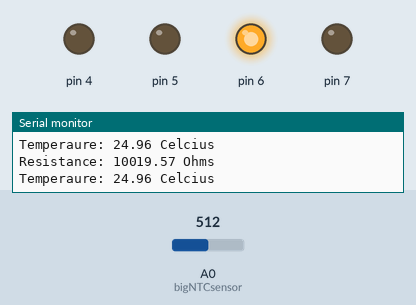
The sketch below on a simulated Arduino Uno, built with avr-gcc and run on an emulated ATmega328P. Parts: output pins drawn as LEDs (lit = HIGH), the last lines printed to the serial monitor. The inputs (shaded band) are chosen by the test bench; at power-on: A0 (bigNTCsensor) = 512.

Above: at 1.8 s.
1.9 s: A0 (bigNTCsensor) set to 373
3.4 s: A0 (bigNTCsensor) set to 346
At 5.2 s:
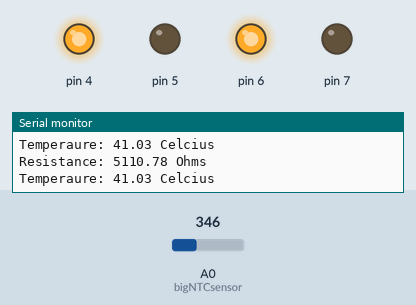
5.5 s: A0 (bigNTCsensor) set to 279
7.2 s: A0 (bigNTCsensor) set to 262
At 8.6 s:
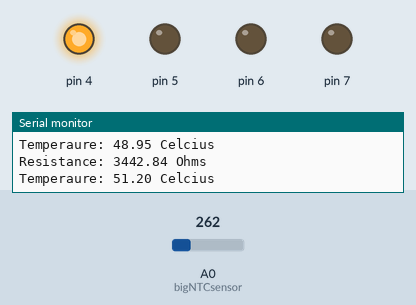
9.5 s: A0 (bigNTCsensor) set to 306
At 11.2 s:
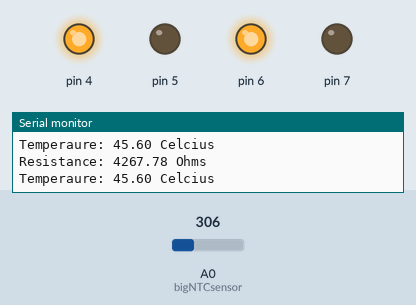
11.5 s: A0 (bigNTCsensor) set to 122
At 13.0 s:
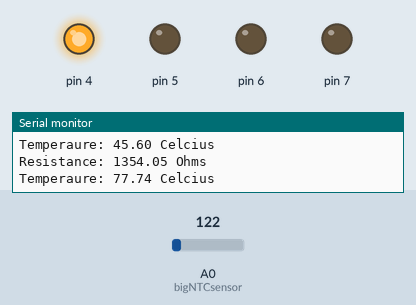
Timing chart, 0 to 14.5 s (numbered marks = the images above; inputs shaded):
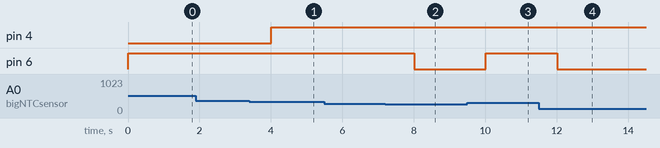

The sketch:

Temporature_Sensor.ino
```cpp
const int bigNTCsensor = A0;
const int knownResistor = 10000; // 10KΩ known resistor value
const float Vin = 5.0; // Assuming 5V reference voltage for the Arduino
#define A 0.001125308852122
#define B 0.000234711863267
#define C 0.000000085663516
#define   M_E   2.7182818284590452354

void setup() {
  Serial.begin(9600);
  pinMode (4, OUTPUT);
  pinMode (5, OUTPUT);
  pinMode (6, OUTPUT);
  pinMode (7, OUTPUT);
}

void loop() {
  float sensorValue = analogRead(bigNTCsensor);
  double voltage = sensorValue * (Vin / 1023.0); // Convert analog value to voltage
  double resistance = (knownResistor * voltage) / (Vin - voltage); // Calculate the resistance value
  float R = log(resistance)/log(M_E);
  float Temp = (0.001125308852122 + 0.000234711863267*R + 0.000000085663516*R*R*R);
  Temp = 1/Temp;
  Temp = Temp - 273.15;


  Serial.print("Resistance: ");
  Serial.print(resistance);
  Serial.println(" Ohms");
  Serial.print("Temperaure: ");
  Serial.print(Temp);
  Serial.println(" Celcius");

  if(Temp>50){
    digitalWrite(4, HIGH);
    digitalWrite(6, LOW);
    }
  else if(Temp<40){
    digitalWrite(6, HIGH);
    digitalWrite(4, LOW);
    }
  else{
    digitalWrite(4, HIGH);
    digitalWrite(6, HIGH);
    }

  delay(1000);
}
```

Measured:
- the behaviour switches between 356 and 355 on A0 (bigNTCsensor) (found by bisection; images 0 and 1)
- the behaviour switches between 271 and 270 on A0 (bigNTCsensor) (found by bisection; images 1 and 2)
- after the input at 3.4 s, pin 4: LOW → HIGH after 0.61 s
- after the input at 7.2 s, pin 6: HIGH → LOW after 0.82 s
- after the input at 9.5 s, pin 6: LOW → HIGH after 0.52 s
- after the input at 11.5 s, pin 6: HIGH → LOW after 0.52 s
